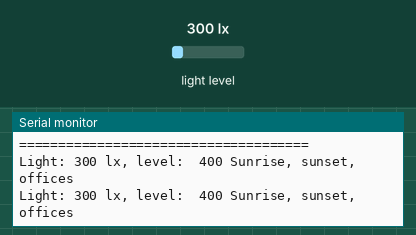
Recording of a sketch running on a simulated ESP32. On the bench: the last lines printed to the serial monitor. The inputs (shaded band) are chosen by the test bench; at power-on: light level 300 lx.

Above: at 2.8 s.
2.9 s: light level set to 40 lx
At 5.5 s:
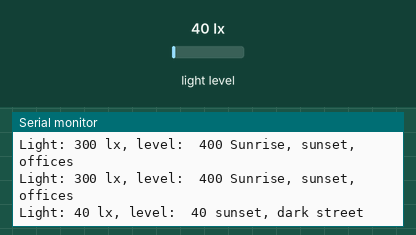
7.5 s: light level set to 500 lx
At 8.6 s:
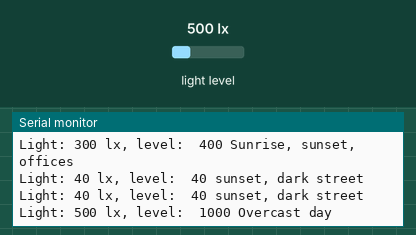
11.5 s: light level set to 1500 lx
At 12.9 s:
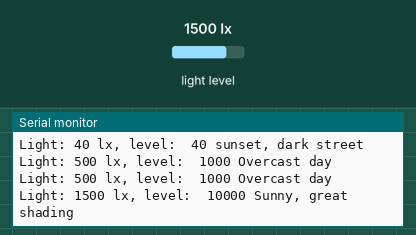
15.5 s: light level set to 0 lx
At 17.2 s:
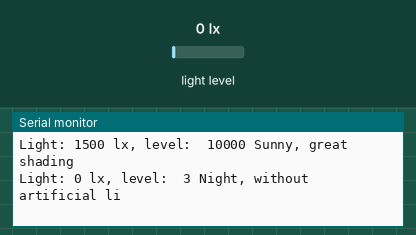
19.5 s: light level set to 60 lx
At 21.5 s:
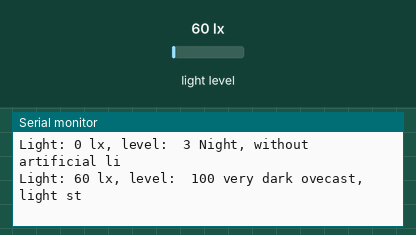
23.5 s: light level set to 20 lx
At 24.6 s:
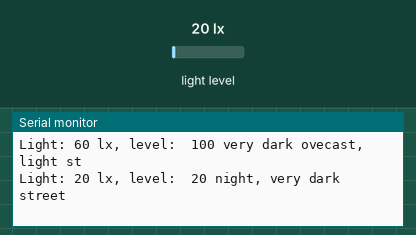

The sketch:

esp32-bh1750.ino
```cpp
// other good example on
//https://diyprojects.io/bh1750-gy-302-measure-lighting-quality-home-arduino-esp8266-esp32/#.XOlT1JP7SUk

#include <Wire.h>
#include <BH1750.h>

#include "_defines.h"   // my defines
#include "_global.h"    // global variables-objects
#include "dev_bh1750.h" // manager sensor

void setup() {
  // Show firmware
  Serial.begin(115200);
  Serial.println("=====================================");
  Serial.print(FILENAME);
  Serial.print(" compiled: ");
  Serial.print(__DATE__);
  Serial.print(" ");
  Serial.println(__TIME__);
  Serial.println("=====================================");

  fnc_dev_bh1750_Setup();

}

void loop() {
  // put your main code here, to run repeatedly:
  fnc_dev_bh1750_Read();
  delay(2000);
}
```

_defines.h
```cpp
#ifndef _DEFINES_h
#define _DEFINES_h
/*
  --------------------|--------|--------|-
  DEVICE              | BH1750 | ESP32  |
  --------------------|--------|--------|-
  I2C SDA             | SDA    | 21     |
  I2C SLC             | SLC    | 22     |
  GND                 | GND    | GND    |
  VCCC                | VCC    | 3.3V   |
  ADD notconnected or | ADD    |        |
  --------------------|--------|--------|-
*/
#define PIN_SDA 21
#define PIN_SLC 22
#define LEN_LUXVALUEMSG 4
#define LEN_LUXLEVELMSG 32

// macro for get only firmware filename
#define FILENAME ({ \
    const char* filename_start = __FILE__; \
    const char* filename = filename_start; \
    while(*filename != '\0') \
      filename++; \
    while((filename != filename_start) && (*(filename - 1) != '\\')) \
      filename--; \
    filename; })

#endif
```

_global.h
```cpp
#ifndef  _GLOBAL_H
#define  _GLOBAL_H

BH1750  g_dev_LuxMeter;      // default
//BH1750 g_dev_LuxMeter (0x23); // usual address
//BH1750 g_dev_LuxMeter (0x5C); // other usual address


uint16_t g_dev_LuxMeter_luxValue =0; // read value
char     g_dev_LuxMeter_luxValueMsg[LEN_LUXVALUEMSG];
uint16_t g_dev_LuxMeter_luxlevelValue =0; // value steep scaled
char     g_dev_LuxMeter_luxlevelMsg[LEN_LUXLEVELMSG]="/0";

#endif
```

dev_bh1750.h
```cpp
#ifndef DEV_BH1750_H
#define DEV_BH1750_H


const char g_dev_bh1750_MSG_00003[] ="3 Night, without artificial lighting";
const char g_dev_bh1750_MSG_00020[] ="20 night, very dark street";
const char g_dev_bh1750_MSG_00040[] ="40 sunset, dark street";
const char g_dev_bh1750_MSG_00100[] ="100 very dark ovecast,light streets";
const char g_dev_bh1750_MSG_00200[] ="200 Dark cloudy day";
const char g_dev_bh1750_MSG_00400[] ="400 Sunrise, sunset, offices";
const char g_dev_bh1750_MSG_01000[] ="1000 Overcast day";
const char g_dev_bh1750_MSG_10000[] ="10000 Sunny, great shading";
const char g_dev_bh1750_MSG_25000[] ="25000 Sunny not direct sun";
const char g_dev_bh1750_MSG_32000[] ="32000  Sunny, direct sun";
const char g_dev_bh1750_MSG_32001[] =">32000  Sunny, bright half day";

void fnc_dev_bh1750_message()
{
  int iPrevious = 0;
  if (g_dev_LuxMeter_luxValue <= 3)
  {
    iPrevious = 3;

    snprintf(g_dev_LuxMeter_luxlevelMsg, sizeof(g_dev_LuxMeter_luxlevelMsg) ," % s", g_dev_bh1750_MSG_00003);
  }
  else if (g_dev_LuxMeter_luxValue <= 20 &&  g_dev_LuxMeter_luxValue> iPrevious)
  {
    iPrevious = 20;
    snprintf(g_dev_LuxMeter_luxlevelMsg, sizeof(g_dev_LuxMeter_luxlevelMsg) ," % s", g_dev_bh1750_MSG_00020);
  }
  else if (g_dev_LuxMeter_luxValue <= 40 &&  g_dev_LuxMeter_luxValue> iPrevious)
  {
    iPrevious = 40;
    snprintf(g_dev_LuxMeter_luxlevelMsg, sizeof(g_dev_LuxMeter_luxlevelMsg) ," % s", g_dev_bh1750_MSG_00040);
  }
  else if (g_dev_LuxMeter_luxValue <= 100 && g_dev_LuxMeter_luxValue> iPrevious)
  {
    iPrevious = 100;
    snprintf(g_dev_LuxMeter_luxlevelMsg, sizeof(g_dev_LuxMeter_luxlevelMsg) ," % s", g_dev_bh1750_MSG_00100);
  }
  else if (g_dev_LuxMeter_luxValue <= 200 && g_dev_LuxMeter_luxValue> iPrevious)
  {
    iPrevious = 200;
    snprintf(g_dev_LuxMeter_luxlevelMsg, sizeof(g_dev_LuxMeter_luxlevelMsg) ," % s", g_dev_bh1750_MSG_00200);
  }
  else if (g_dev_LuxMeter_luxValue <= 400 && g_dev_LuxMeter_luxValue> iPrevious)
  {
    iPrevious = 400;
    snprintf(g_dev_LuxMeter_luxlevelMsg, sizeof(g_dev_LuxMeter_luxlevelMsg) ," % s", g_dev_bh1750_MSG_00400);
  }
  else if (g_dev_LuxMeter_luxValue <= 1000 &&  g_dev_LuxMeter_luxValue> iPrevious)
  {
    iPrevious = 1000;
    snprintf(g_dev_LuxMeter_luxlevelMsg, sizeof(g_dev_LuxMeter_luxlevelMsg) ," % s", g_dev_bh1750_MSG_01000);
  }
  else if (g_dev_LuxMeter_luxValue <= 10000 &&  g_dev_LuxMeter_luxValue> iPrevious)
  {
    iPrevious = 10000;
    snprintf(g_dev_LuxMeter_luxlevelMsg, sizeof(g_dev_LuxMeter_luxlevelMsg) ," % s", g_dev_bh1750_MSG_10000);
  }
  else if (g_dev_LuxMeter_luxValue <= 25000 &&  g_dev_LuxMeter_luxValue> iPrevious)
  {
    iPrevious = 25000;
    snprintf(g_dev_LuxMeter_luxlevelMsg, sizeof(g_dev_LuxMeter_luxlevelMsg) ," % s", g_dev_bh1750_MSG_25000);
  }
  else if (g_dev_LuxMeter_luxValue <= 32000 &&  g_dev_LuxMeter_luxValue> iPrevious)
  {
    iPrevious = 32000;
    snprintf(g_dev_LuxMeter_luxlevelMsg, sizeof(g_dev_LuxMeter_luxlevelMsg) ," % s", g_dev_bh1750_MSG_32000);
  }
  else if ( g_dev_LuxMeter_luxValue> iPrevious)
  {

    snprintf(g_dev_LuxMeter_luxlevelMsg, sizeof(g_dev_LuxMeter_luxlevelMsg) , " % s", g_dev_bh1750_MSG_32001);
  }
}


void fnc_dev_bh1750_Setup()
{
  /*
  Initializacion modes this change the resolution an time
  DEFINE                             LUX RESOLUTION   TIME
  BH1750_CONTINUOUS_LOW_RES_MOD      4                16ms
  BH1750_CONTINUOUS_HIGH_RES_MODE    1                120ms (Default mode)
  BH1750_CONTINUOUS_HIGH_RES_MODE_2: 0.5              120ms
  BH1750_ONE_TIME_LOW_RES_MODE       4                16ms
  BH1750_ONE_TIME_HIGH_RES_MODE      1                120ms
  BH1750_ONE_TIME_HIGH_RES_MODE_2    0.5lux           120ms
  */
  Wire.begin(PIN_SDA, PIN_SLC );
  g_dev_LuxMeter.begin(BH1750::ONE_TIME_HIGH_RES_MODE);

}


void fnc_dev_bh1750_Read() {
  {
    /*
    uint16_t g_dev_LuxMeter_luxValue =0; // read value
    char     g_dev_LuxMeter_luxValueMsg[LEN_LUXVALUEMSG];
    uint16_t g_dev_LuxMeter_luxlevelValue =0; // value steep scaled
    char     g_dev_LuxMeter_luxlevelMsg[LEN_LUXLEVELMSG]=" / 0";
    */
    g_dev_LuxMeter_luxValue = g_dev_LuxMeter.readLightLevel();

    fnc_dev_bh1750_message();


    Serial.print("Light: ");
    Serial.print(g_dev_LuxMeter_luxValue);
    Serial.print(" lx, level: ");
    Serial.println(g_dev_LuxMeter_luxlevelMsg);

  }
}
#endif
```

Measured:
- after the input at 2.9 s, the serial monitor: prints a new line after 1.1 s (image 1)
- after the input at 7.5 s, the serial monitor: prints a new line after 0.51 s (image 2)
- after the input at 11.5 s, the serial monitor: prints a new line after 0.52 s (image 3)
- after the input at 15.5 s, the serial monitor: prints a new line after 0.52 s (image 4)
- after the input at 19.5 s, the serial monitor: prints a new line after 0.52 s (image 5)
- after the input at 23.5 s, the serial monitor: prints a new line after 0.52 s (image 6)
